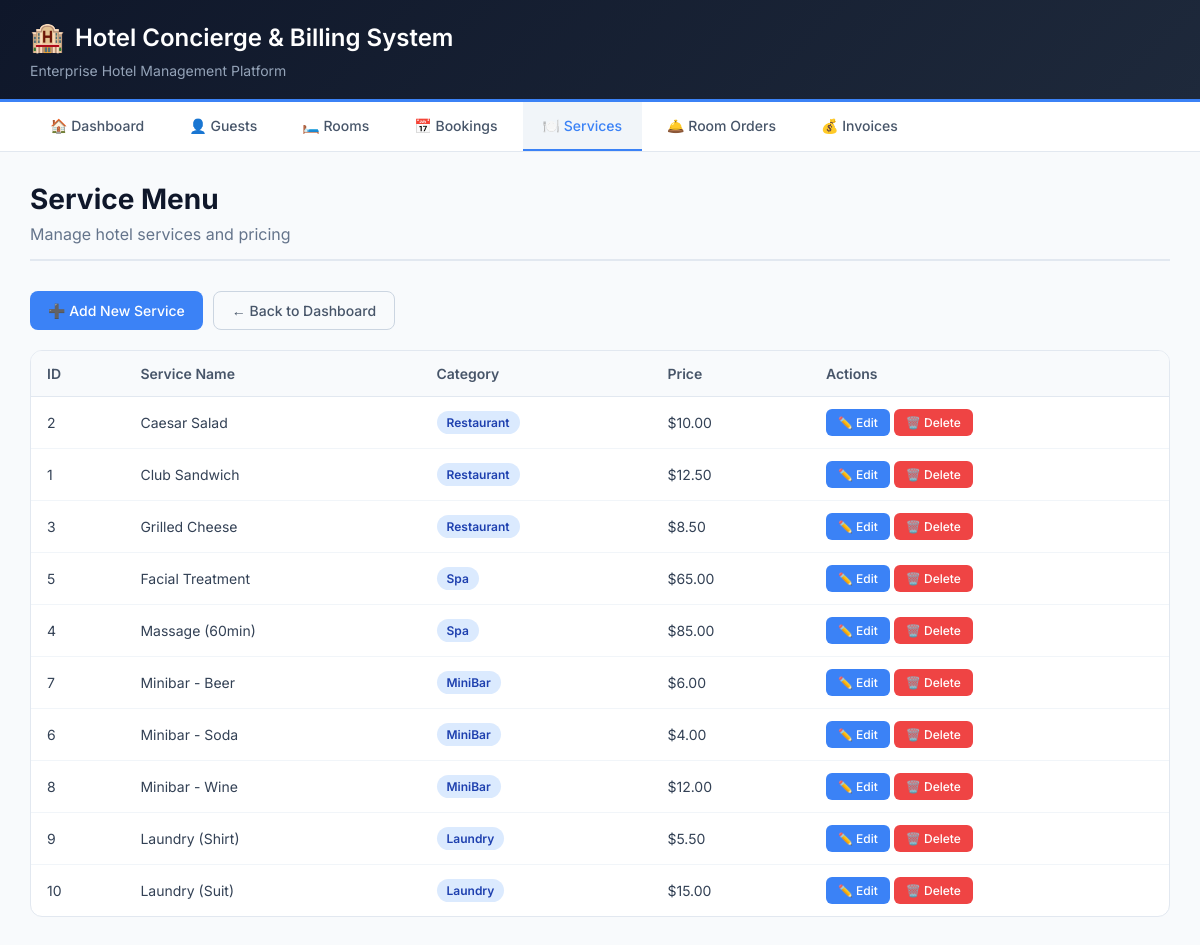
Screenshot of /hotel_system/services/read_services.php with the database file from the repository.
### tables this page shows
CREATE TABLE services (
    service_id INT PRIMARY KEY AUTO_INCREMENT,
    service_name VARCHAR(100) NOT NULL,
    category ENUM('Restaurant', 'Spa', 'MiniBar', 'Laundry', 'Other') NOT NULL,
    price DECIMAL(10,2) NOT NULL CHECK (price > 0)
);

### hotel_system/services/read_services.php (the view, shortened to what this page needs)
<?php
include '../includes/db_connect.php';
$sql = "SELECT * FROM services ORDER BY category, service_name";
$result = $conn->query($sql);
?>
<!DOCTYPE html>
<html lang="en">
<head>
    <link rel="stylesheet" href="../style.css">
</head>
<body>
    <div class="container">
        <div class="header">
            <h1>Hotel Concierge & Billing System</h1>
            <p>Enterprise Hotel Management Platform</p>
        </div>
        <div class="nav-menu">
            <a href="../index.php" class="nav-item">🏠 Dashboard</a>
            <a href="../guests/read_guests.php" class="nav-item">👤 Guests</a>
            <a href="../rooms/read_rooms.php" class="nav-item">🛏️ Rooms</a>
            <a href="../bookings/read_bookings.php" class="nav-item">📅 Bookings</a>
            <a href="read_services.php" class="nav-item active">🍽️ Services</a>
            <a href="../orders/create_order.php" class="nav-item">🛎️ Room Orders</a>
            <a href="../invoices/view_invoice.php" class="nav-item">💰 Invoices</a>
        </div>
        <div class="main-content">
            <h1 class="page-title">Service Menu</h1>
            <p class="page-subtitle">Manage hotel services and pricing</p>
            <div class="button-group">
                <a href="create_service.php" class="btn btn-primary">➕ Add New Service</a>
                <a href="../index.php" class="btn btn-outline">← Back to Dashboard</a>
            </div>
            <div class="table-wrapper">
                <table class="data-table">
                    <thead>
                        <tr>
                            <th>ID</th>
                            <th>Service Name</th>
                            <th>Category</th>
                            <th>Price</th>
                            <th>Actions</th>
                        </tr>
                    </thead>
                    <tbody>
                        <?php while($row = $result->fetch_assoc()): ?>
                        <tr>
                            <td><?php echo $row['service_id']; ?></td>
                            <td><?php echo htmlspecialchars($row['service_name']); ?></td>
                            <td><span class="badge badge-info"><?php echo $row['category']; ?></span></td>
                            <td>$<?php echo number_format($row['price'], 2); ?></td>
                            <td>
                                <a href="update_service.php?id=<?php echo $row['service_id']; ?>" class="btn-edit">✏️ Edit</a>
                                <a href="delete_service.php?id=<?php echo $row['service_id']; ?>" class="btn-delete" onclick="return confirmDelete('<?php echo addslashes($row['service_name']); ?>', <?php echo $row['service_id']; ?>)">🗑️ Delete</a>
                            </td>
                        </tr>
                        <?php endwhile; ?>
                    </tbody>
                </table>
            </div>
        </div>
    </div>
</body>
</html>

### hotel_system/style.css (style rules this page uses)
* { margin: 0; padding: 0; box-sizing: border-box; }
body { font-family: 'Inter', 'Segoe UI', Tahoma, Geneva, Verdana, sans-serif; background: #0f172a; min-height: 100vh; padding: 0; color: #1e293b; }
.container { max-width: 1400px; margin: 0 auto; background: #f8fafc; min-height: 100vh; box-shadow: 0 0 40px rgba(0,0,0,0.1); }
.header { background: linear-gradient(135deg, #0f172a 0%, #1e293b 100%); color: white; padding: 20px 30px; border-bottom: 3px solid #3b82f6; }
.header h1 { font-size: 24px; font-weight: 600; margin: 0; display: flex; align-items: center; gap: 10px; }
.header h1::before { content: "🏨"; font-size: 28px; }
.header p { color: #94a3b8; font-size: 14px; margin-top: 8px; }
.nav-menu { background: white; padding: 0 30px; border-bottom: 1px solid #e2e8f0; display: flex; gap: 5px; flex-wrap: wrap; }
.nav-item { display: inline-block; padding: 15px 20px; color: #475569; text-decoration: none; font-weight: 500; font-size: 14px; transition: all 0.3s; border-bottom: 2px solid transparent; }
.nav-item.active { background: #f1f5f9; color: #3b82f6; border-bottom-color: #3b82f6; }
.main-content { padding: 30px; }
.page-title { font-size: 28px; font-weight: 700; color: #0f172a; margin-bottom: 8px; }
.page-subtitle { color: #64748b; margin-bottom: 30px; padding-bottom: 15px; border-bottom: 2px solid #e2e8f0; }
.btn { display: inline-flex; align-items: center; justify-content: center; gap: 8px; padding: 10px 18px; font-size: 14px; font-weight: 500; text-decoration: none; border-radius: 8px; transition: all 0.2s; cursor: pointer; border: none; font-family: inherit; }
.btn-primary { background: #3b82f6; color: white; }
.btn-outline { background: transparent; border: 1px solid #cbd5e1; color: #475569; }
.btn-edit { background: #3b82f6; color: white; padding: 6px 12px; text-decoration: none; border-radius: 6px; font-size: 12px; font-weight: 500; display: inline-flex; align-items: center; gap: 4px; }
.btn-delete { background: #ef4444; color: white; padding: 6px 12px; text-decoration: none; border-radius: 6px; font-size: 12px; font-weight: 500; display: inline-flex; align-items: center; gap: 4px; }
.table-wrapper { overflow-x: auto; border-radius: 12px; border: 1px solid #e2e8f0; background: white; margin-top: 20px; }
.data-table { width: 100%; border-collapse: collapse; font-size: 14px; }
.data-table th { text-align: left; padding: 14px 16px; background: #f8fafc; color: #475569; font-weight: 600; border-bottom: 1px solid #e2e8f0; }
.data-table td { padding: 12px 16px; border-bottom: 1px solid #f1f5f9; color: #334155; }
.data-table tr:last-child td { border-bottom: none; }
.badge { display: inline-flex; align-items: center; padding: 4px 10px; border-radius: 20px; font-size: 12px; font-weight: 600; }
.badge-info { background: #dbeafe; color: #1e40af; }
.button-group { margin-bottom: 20px; display: flex; gap: 10px; flex-wrap: wrap; }

### rows the page displays
services: service_id "2", service_name "Caesar Salad", category "Restaurant", price "10.00"
services: service_id "1", service_name "Club Sandwich", category "Restaurant", price "12.50"
services: service_id "3", service_name "Grilled Cheese", category "Restaurant", price "8.50"
services: service_id "5", service_name "Facial Treatment", category "Spa", price "65.00"
services: service_id "4", service_name "Massage (60min)", category "Spa", price "85.00"
services: service_id "7", service_name "Minibar - Beer", category "MiniBar", price "6.00"
services: service_id "6", service_name "Minibar - Soda", category "MiniBar", price "4.00"
services: service_id "8", service_name "Minibar - Wine", category "MiniBar", price "12.00"
services: service_id "9", service_name "Laundry (Shirt)", category "Laundry", price "5.50"
services: service_id "10", service_name "Laundry (Suit)", category "Laundry", price "15.00"
